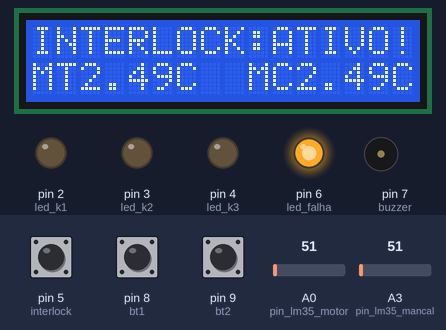
Bench run of a sketch on a simulated Arduino Uno, built with avr-gcc and run on an emulated ATmega328P. Shown: 16×2 character LCD, output pins drawn as LEDs (lit = HIGH), buzzer (waves = sounding, pin HIGH). The inputs (shaded band) are chosen by the test bench; at power-on: pin 5 (interlock) HIGH, A0 (pin_lm35_motor) = 51, A3 (pin_lm35_mancal) = 51, pin 8 (bt1) HIGH, pin 9 (bt2) HIGH. What the sketch prints to the serial monitor is not drawn.

Above: at 9.6 s.
9.7 s: pin 5 (interlock) pulled LOW for 0.15 s
At 10.7 s:
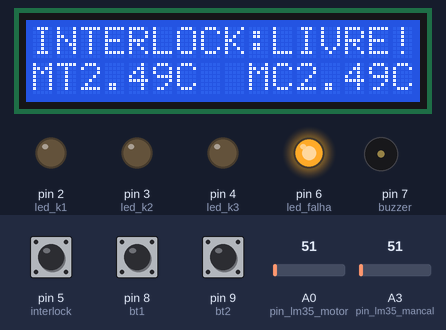
11.4 s: A0 (pin_lm35_motor) set to 61
At 13.2 s:
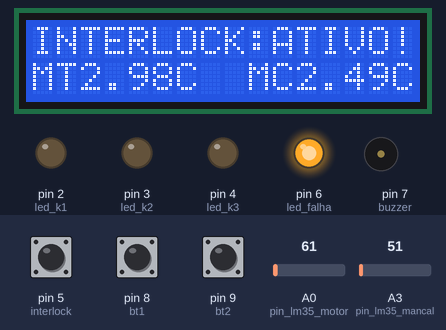
13.8 s: A3 (pin_lm35_mancal) set to 61
At 15.7 s:
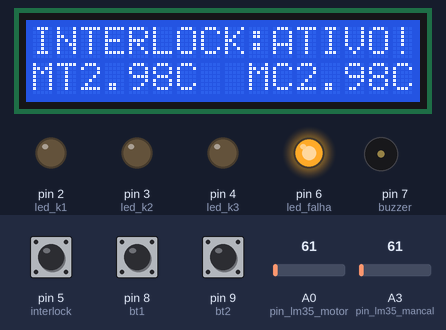
16.3 s: pin 5 (interlock) pulled LOW for 1 s
At 17.0 s:
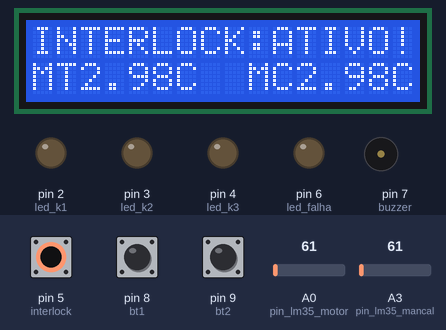
Timing chart, 0 to 19.3 s (numbered marks = the images above; inputs shaded):
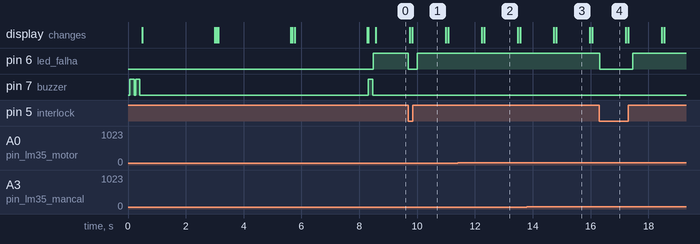

Measured:
- after the input at 9.7 s, pin 6 (led_falha): HIGH → LOW at once, → HIGH 0.30 s later; the display: first differs from a run without the input after 0.14 s (image 1)
- after the input at 11.4 s, the display: first differs from a run without the input after 0.92 s (image 2)
- after the input at 13.8 s, the display: first differs from a run without the input after 1.0 s (image 3)
- after the input at 16.3 s, pin 6 (led_falha): HIGH → LOW at once, → HIGH 1.1 s later
- what the display in image 2 shows lasts 1.2 s, from 12.3 s to 13.5 s

The sketch:

Hello_World_DISPLAY_I2C.ino
```cpp
/*
Projeto: Rele eletrônico de monitoramento de temperatura e acionamento.
AUTOR: Gilmar
DATA: 13/06/2022
OBJETIVO:
IMPRIMIR NO DISPLAY DISPLAY DUAS TEMPERATURAS CONVERTIDAS PELOS SENSORES LM35
CONTROLAR SAÍDAS DIGITAIS E RECEBER COMANDOS VIA ENTRADAS DIGITAIS
Etapa de desenvolvimento
ok  -   Controle do display LCD 16x2
ok  -   Controle do sensor de temperatura
ok  -   Controle de  saidas     digitais
ok  -   Controle de  entradas   digitais
ok  -   Rotina de partida
ok  -   Imprementar logica projeto
Juntar todas as lógicas e testar no proteus
*/
// --- Bibliotecas Auxiliares       --- //
#include <LCD_I2C.h> // biblioteca da interface I2C para acionar display
// =================================================================================
// --- Mapeamento de Hardware ---
#define pin_lm35_motor A0   //
#define pin_lm35_mancal A3  //
#define buzzer 7           //
#define led_k1 2            //
#define led_k2 3            //
#define led_k3 4            //
#define led_falha 6         //
#define bt1 8               //
#define bt2 9               //
#define interlock 5         //
// =================================================================================
// --- Instâncias                   --- //
// Estou criando um objeto da classe LCD_I2C
// para saber mais pesquise por programação orientada a objetos!!!!
LCD_I2C lcd(0x27, 16, 2);   //  Endereçamento do display na rede I2c o padrão é o endereço hexadecimal 27
                            //  (Default address of most PCF8574 modules, change according)
// =================================================================================
// --- Variáveis Globais ---
float   valor_analog_lm35_motor     =   0.0,
        valor_analog_lm35_mancal    =   0.0,
        tensao_motor                =   0.0,
        tensao_mancal               =   0.0,
        temperatura_motor           =   0.0,
        temperatura_mancal          =   0.0;

static boolean  flag4               =   0,
                flag5               =   0; // variavel usada para armazenar mudança de estado dos botoes

unsigned long   timeold             =   0; //variavel que armazena o tempo
int             temporizador        =   1000, // tempo em milisegundos!!!!
                cont                =  0, // variavel temporaria
                temp                =  1000,
                TEMP_RA             = 23000;
                int teste_temp = 0;
// =================================================================================
// --- Protótipo das Funções  ---
// Rotina para ler sensor motor retorna a leitura convertida
float ler_sensor_motor  (                                       );
// Rotina para ler sensor mancal retorna a leitura convertida
float ler_sensor_mancal (                                       );
// Rotina que le os botões
void readKey            (                                       );
// Rotina de temporizador que não para a leitura dos botoes
void temporizador_      (int temp                               );
// Rotina de partida do equipamento
void partiu             (                                       );
// Rotina display temperatura
void mostrar_temp       (                                       );
// Rotina rele eletronico
void rele_eletronico    (int partir,int parar,int temporizador  );
// =================================================================================
// --- Configurações Iniciais ---
void setup()
{
    lcd.begin(); // usando a função da biblioteca do display para partir o display
    lcd.backlight(); // ligando as luzes do display função dentro da biblioteca
    // comunicação serial para debug do código
    Serial.begin(9600); // Inicia a comunicação com
    // entradas digitais
        pinMode(pin_lm35_motor  , INPUT         ); // Define o sensor como uma entrada de sinal
        pinMode(pin_lm35_mancal , INPUT         ); // Define o sensor como uma entrada de sinal
        pinMode(bt1             , INPUT_PULLUP  );
        pinMode(bt2             , INPUT_PULLUP  );
        pinMode(interlock       , INPUT_PULLUP  );
    // saidas digitais
        pinMode(led_k1          , OUTPUT        );
        pinMode(led_k2          , OUTPUT        );
        pinMode(led_k3          , OUTPUT        );
        pinMode(led_falha       , OUTPUT        );
        pinMode(buzzer          , OUTPUT        );
    partiu ();
} // end setup
// =================================================================================
// --- Loop Infinito ---
void loop(){
    readKey();
    delay(10);

        if (millis() - timeold >= temp){
            Serial.print    ("O intervado maior que  "  );
            Serial.println  (temp);
            mostrar_temp ();
            timeold = millis();
        }// end if
}// end loop
// ===================  Desenvolvimento de funções   ===============================
float ler_sensor_motor (){//a0
    float v_lm35_motor  =0.00;
    float t_motor       =0.0;
    float temp_motor    =0.0;
    v_lm35_motor = analogRead(pin_lm35_motor);
    t_motor = (v_lm35_motor/1024) * 5000;
    temp_motor = t_motor / 100;
    return  temp_motor;


}// end ler_sensor_motor
// =================================================================================

float ler_sensor_mancal (){//a3
     float v_lm35_mancal  =0.00;
    float t_mancal       =0.0;
    float temp_mancal    =0.0;
    v_lm35_mancal = analogRead(pin_lm35_mancal);
    t_mancal = (v_lm35_mancal/1024) * 5000;
    temp_mancal = t_mancal / 100;
    return  temp_mancal;
}// end ler_sensor_motor
// =================================================================================
void readKey() {
    static boolean flag1 = 0, flag2 = 0, flag3 = 0; // teste local

        if (digitalRead(bt1) && !digitalRead(interlock) && teste_temp == 0  ) {
            if (flag4 == 1 ) {
                Serial.println("partiu bt1!  "); // debug via serial
                delay(25);
                int partir=1, parar=0;
                if (cont == 0) rele_eletronico    (partir, parar,TEMP_RA);
                cont = 1;
            }
            flag1 = 0x01;
            flag4 = 0x00; // teste memoria de outros testes
            delay(10);
        }// end if
        if (!digitalRead(bt1) && flag1) {
            flag1 = 0x00;
            flag4 = 0x01;
            Serial.println("RESET bt1");
            delay(10);
        }// end if
        // logica para o outro botao
        if (digitalRead(bt2)) {
            if (flag5 == 1) {
                Serial.println("partiu bt2!  ");
                delay(25);
                int partir=0, parar=1;
                rele_eletronico    (partir, parar,TEMP_RA);
                cont = 0;
            }// end if
            flag2 = 0x01;
            flag5 = 0x00; // teste memoria de outros testes
            delay(10);
        }// end if
        if (!digitalRead(bt2) && flag2) {
            flag2 = 0x00;
            flag5 = 0x01;
            Serial.println("RESET bt2");
            delay(10);
        }// end if
        if (digitalRead(interlock) || teste_temp == 1)
        {
            int partir=0, parar=1;
            digitalWrite(led_falha,        HIGH    );
            rele_eletronico    (partir, parar,TEMP_RA);
            cont = 0;
        }else{
            digitalWrite(led_falha,        LOW     );
        }// end if
} // readKey
// =================================================================================
void temporizador_(int temp){
    if (millis() - timeold >= temp){
        Serial.print    ("O intervado maior que  "  );
        Serial.println  (temp);

        // colocar função aqui
        timeold = millis();
    }// end if
}//endtemporizador
// =================================================================================
void partiu             (           ){
    // ROTINA BIP DUPLO
    digitalWrite(buzzer,        HIGH);
    delay(150);
    digitalWrite(buzzer,        LOW );
    delay(50);
    digitalWrite(buzzer,        HIGH);
    delay(150);
    digitalWrite(buzzer,        LOW );
    // FIM ROROTINA BIP DUPLO
    lcd.backlight   (                   ); // liga
    delay           (50                 );
    lcd.setCursor   (0, 0               ); // definindo as posições iniciais da msg
    lcd.print       ("UNIUBE QUIRINOPO" ); // mandando um aoba para o display
                    //1234567890123456
    lcd.setCursor   (0, 1               ); // definindo as posições iniciais da msg
    lcd.print       ("PROJETO ENG 01"   );
    delay           (2500               );// função que aguarda o tempo de 500 ms para proceguir no código
    lcd.clear       (                   );
    lcd.noBacklight (                   );
    delay(50);
    //
    lcd.backlight   (                   ); // liga
    delay           (50                 );
    lcd.setCursor   (0, 0               ); // definindo as posições iniciais da msg
    lcd.print       ("GILMAR P ARAUJO" ); // mandando um aoba para o display
                    //1234567890123456
    lcd.setCursor   (0, 1               ); // definindo as posições iniciais da msg
    lcd.print       ("RA:1125833     "  );
    delay           (2500               );// função que aguarda o tempo de 500 ms para proceguir no código
    lcd.clear       (                   );
    lcd.noBacklight (                   );
    delay(50);
    //
    lcd.backlight   (                   ); // liga
    delay           (50                 );
    lcd.setCursor   (0, 0               ); // definindo as posições iniciais da msg
    lcd.print       ("RELE ELETRONICO" ); // mandando um aoba para o display
                    //1234567890123456
    lcd.setCursor   (0, 1               ); // definindo as posições iniciais da msg
    lcd.print       ("Seja bem vindo  " );
    delay           (2500               );// função que aguarda o tempo de 500 ms para proceguir no código
    lcd.clear       (                   );
    lcd.noBacklight (                   );
    delay(50);
    lcd.backlight   (                   ); // liga
    digitalWrite(buzzer,        HIGH);
    delay(150);
    digitalWrite(buzzer,        LOW );
}// end partiu
// =================================================================================
void mostrar_temp (){
    // LINHA DE DE CIMA DO DISPLAY
    lcd.backlight   (                   );
    lcd.clear       (                   );
    delay(50);
    lcd.setCursor   (0, 0               );
    lcd.print       ("INTERLOCK:"       );
    lcd.setCursor   (10, 0              );
    if (digitalRead(interlock)) lcd.print ("ATIVO!");
    if (!digitalRead(interlock)) lcd.print ("LIVRE!");
    if (!digitalRead(interlock)) lcd.print ("LIVRE!");
    float tmotor = ler_sensor_motor();
    float tmancal = ler_sensor_mancal();
    //Serial.print("tmotor:");
    //Serial.print(tmotor);
    //Serial.print("tmancal:");
    //Serial.print(tmancal);
     //Serial.println("");
    if (tmotor >= 27 || tmancal >= 27)
    {
        teste_temp = 1;
        lcd.setCursor   (0, 0               );
        lcd.print       ("ALARME:"       );
        lcd.setCursor   (7, 0              );
        lcd.print ("TEMPERATURA");

    }else{
        teste_temp = 0;
    }
    // FIM LINHA DE DE CIMA DO DISPLAY
        // LINHA DE BAIXO DO DISPLAY
        lcd.setCursor   (0, 1               );
        lcd.print       ("MT"               );
        lcd.setCursor   (2, 1               );
        lcd.print       (ler_sensor_motor() );
        lcd.setCursor   (6, 1               );
        lcd.print       ("C"                );
        lcd.setCursor   (9, 1               );
        lcd.print       ("MC"               );
        lcd.setCursor   (11, 1              );
        lcd.print       (ler_sensor_mancal());
        lcd.setCursor   (15, 1              );
        lcd.print       ("C"                );
        delay           (100                );
        delay(50);
        // FIM LINHA DE BAIXO DO DISPLAY
}// end mostrar_temp
// =================================================================================
void rele_eletronico    ( int partir, int parar, int TEMP_RA ){
    if (partir == 1 && parar == 0 )
        {
            digitalWrite(led_k1,        HIGH    );
            digitalWrite(led_k2,        HIGH     );
            digitalWrite(led_k3,        LOW     );
            //delay(1000);
            timeold = millis();
            while ( millis() - timeold <=  TEMP_RA)
            {
                if (digitalRead(interlock) || digitalRead(bt2))
                {
                    digitalWrite(led_k1,        LOW    );
                    digitalWrite(led_k2,        LOW    );
                    digitalWrite(led_k3,        LOW    );
                    break;
                }// end if
            }// end while

            timeold = millis();
                if (!digitalRead(interlock) || !digitalRead(bt2))
                    {
                        digitalWrite(led_k2,        LOW     );
                        delay       (500                    );
                        if (digitalRead(interlock) || digitalRead(bt2))
                            {
                                digitalWrite(led_k1,        LOW    );
                                digitalWrite(led_k2,        LOW    );
                                digitalWrite(led_k3,        LOW    );
                            }else{
                                digitalWrite(led_k3,        HIGH    );
                            } // end if
                    }// end if
        }// END IF

    if (partir == 0 && parar == 1)
        {
            digitalWrite(led_k1,        LOW    );
            digitalWrite(led_k2,        LOW    );
            digitalWrite(led_k3,        LOW    );
        }// end if
////hhhghjgjg
/*
if(tempera motor for menor que setpoint) faça
if(tempera mancal for menor que setpoint) faça

*/

}// end rele_eletronico
// =================================================================================
/*  // armazena primeira leitura sensor motor
    valor_analog_lm35_motor  = float(analogRead(pin_lm35_motor));
    // temperatura sensor mancal
    valor_analog_lm35_mancal = float(analogRead(pin_lm35_mancal));
    tensao_motor  = (valor_analog_lm35_motor * 5)  / 1023;
    tensao_mancal = (valor_analog_lm35_mancal * 5) / 1023;
    temperatura_motor  = tensao_motor  / 0.010; // dividimos a tensão por 0.010 que representa os 10 mV
    temperatura_mancal = tensao_mancal / 0.010;
    // debug inicial
    Serial.print    ("A temperatura motor eh "  );
    Serial.println  (ler_sensor_motor ()        );
    Serial.print    ("A temperatura mancal eh " );
    Serial.println  (ler_sensor_mancal ()       );
    // fim debug
    delay           (1000                       );
    // teste inicial de conexões eletricas
    // debug eletrico
    digitalWrite(led_k1,        HIGH);
    digitalWrite(led_k2,        HIGH);
    digitalWrite(led_k3,        HIGH);
    digitalWrite(led_falha,     HIGH);
    delay       (1000               );
    digitalWrite(led_k1,        LOW );
    digitalWrite(led_k2,        LOW );
    digitalWrite(led_k3,        LOW );
    digitalWrite(led_falha,     LOW );
    // fim debug
    // debug display
    lcd.setCursor   (0, 0           ); // definindo as posições iniciais da msg
    lcd.print       ("     Hello"   ); // mandando um aoba para o display
    lcd.setCursor   (5, 1           ); // definindo as posições iniciais da msg
    lcd.print       ("END 27!"      );
    delay           (500            );// função que aguarda o tempo de 500 ms para proceguir no código
    for (int i = 0; i < 5; ++i){
        lcd.backlight(); // liga
        delay(50);
        lcd.noBacklight(); // nao liga!!!
        delay(50);
        lcd_2.backlight();
        delay(50);
        lcd_2.noBacklight();
        delay(50);
    }// end for
    lcd.clear(); // limpando o texto do display
    delay(500);
    // fim debug display    */
```
